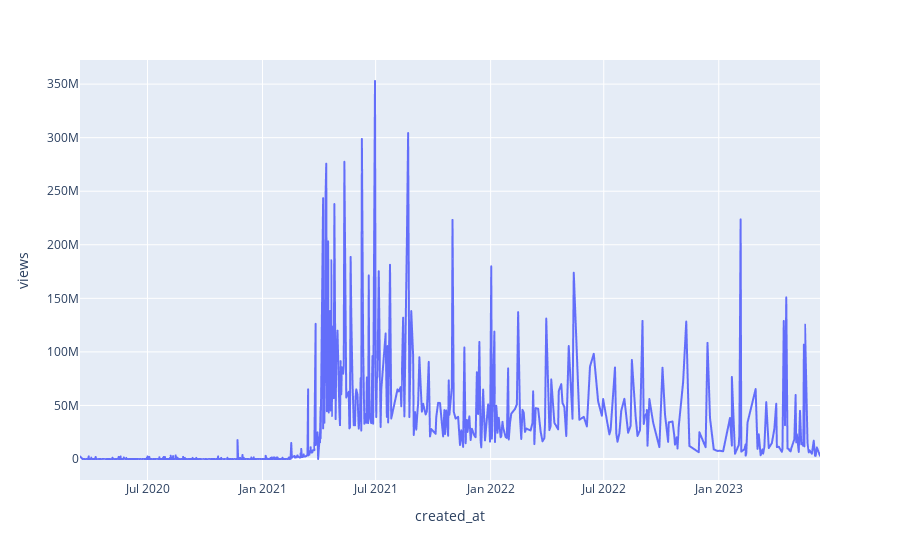

The cell this chart's notebook holds for it:
### Code cell
average_views = df.groupby('created_at')['views'].mean().reset_index()

sorted_duration = average_views.sort_values('views', ascending=False)

fig = px.line(df, x='created_at', y="views")
fig.show()

### Figure 1 — Plotly figure (JSON) as saved in the notebook; plotly's stock layout.template omitted (floating-point values rounded to 4 significant figures; data arrays with more than 128 entries replaced by an {"elided": "..."} marker saying what was removed)
{"data": [{"hovertemplate": "created_at=%{x}<br>views=%{y}<extra></extra>", "legendgroup": "", "line": {"color": "#636efa", "dash": "solid"}, "marker": {"symbol": "circle"}, "mode": "lines", "name": "", "showlegend": false, "type": "scattergl", "x": {"elided": "1078 str values"}, "xaxis": "x", "y": {"elided": "1078 int values"}, "yaxis": "y"}], "layout": {"legend": {"tracegroupgap": 0}, "margin": {"t": 60}, "xaxis": {"anchor": "y", "domain": [0, 1], "title": {"text": "created_at"}}, "yaxis": {"anchor": "x", "domain": [0, 1], "title": {"text": "views"}}}}
